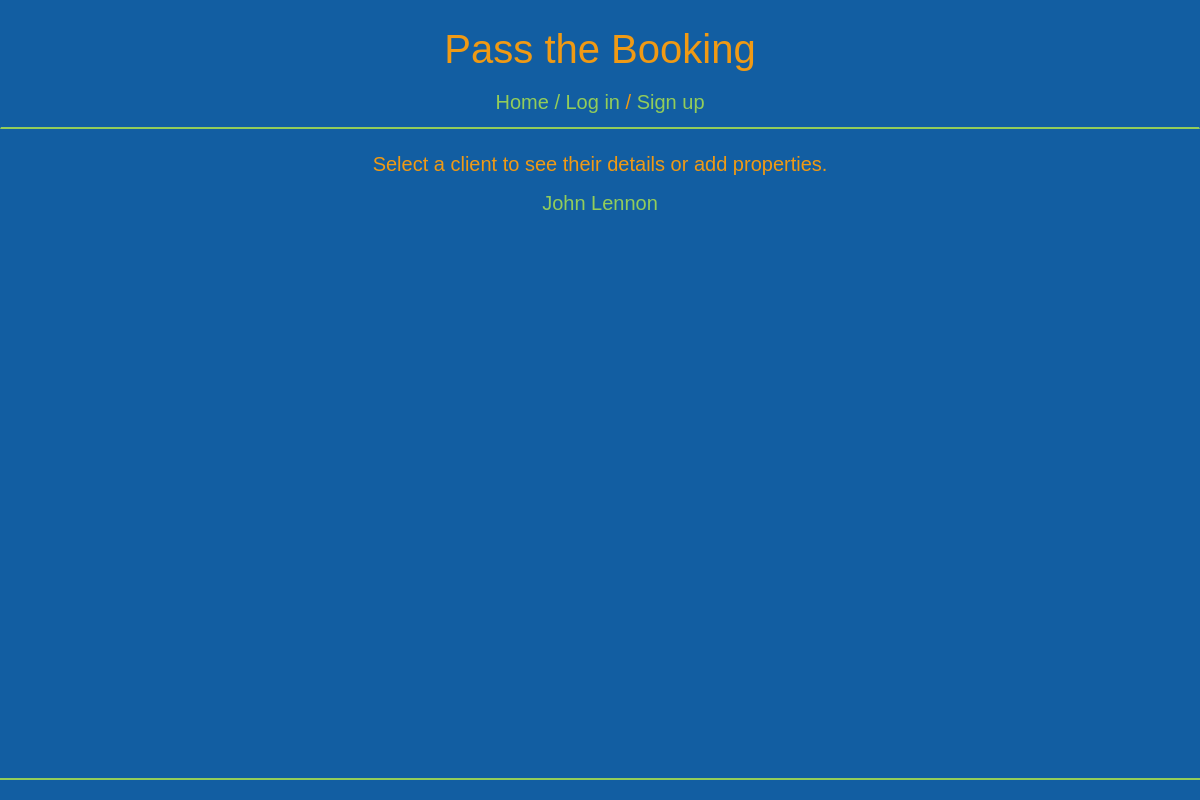
The page /clients/ on the database as committed earlier.
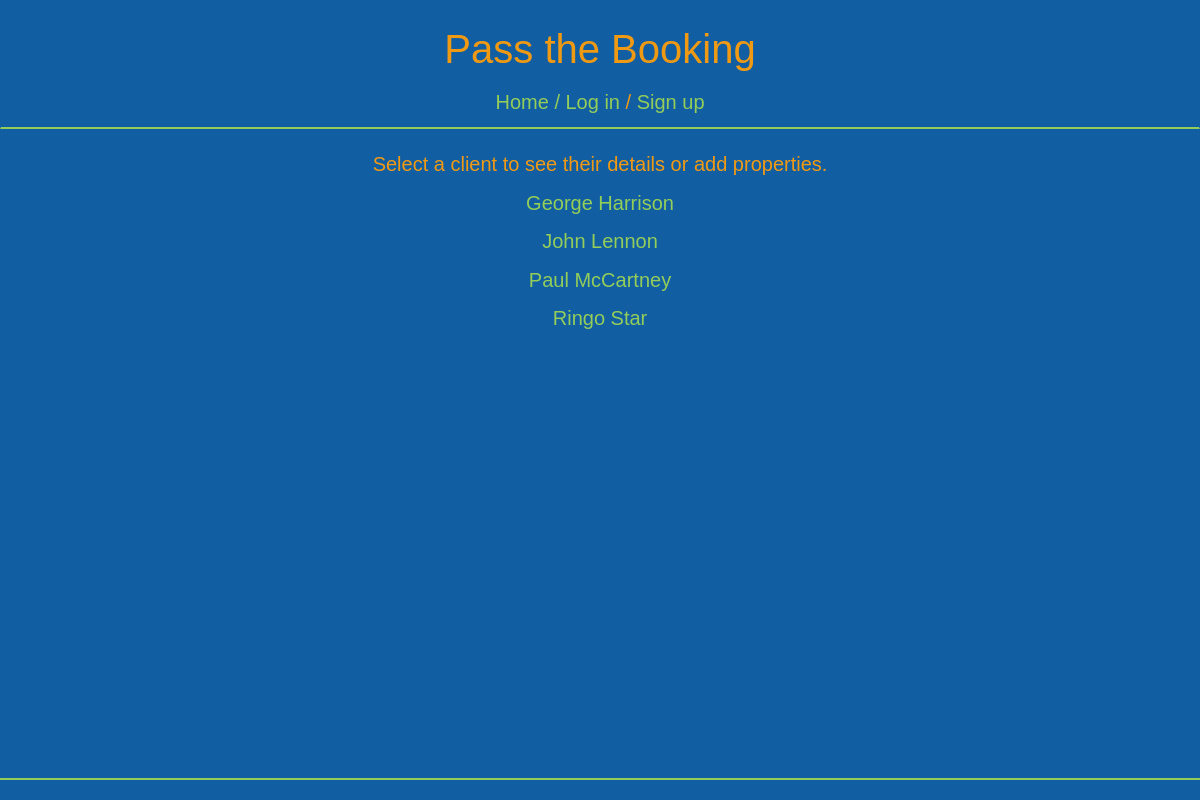
The same page on the database as committed later.
### pass_the_booking/models.py (models this page shows)
class Client(models.Model):
    name = models.CharField(max_length=200)
    email = models.EmailField(max_length=254)
    dob = models.DateField()
    telephone = models.CharField(max_length=200)

### pass_the_booking/views/clients.py (the view)
# urls.py: url(r'^clients/$', views.client_list, name='client_list'),
def client_list(request):
    clients = Client.objects.order_by('name')
    return render(request, 'pass_the_booking/clients/client_list.html', {'clients': clients})

### pass_the_booking/templates/pass_the_booking/clients/client_list.html (shortened to what this page needs)
{% extends 'pass_the_booking/base.html' %}
{% block content %}
<div class='main'>
  <p>Select a client to see their details or add properties.</p>
  {% for client in clients %}
    <div>
      <p><a href="{% url 'client_detail' pk=client.pk %}">{{ client.name }}</a></p>
    </div>
  {% endfor %}
</div>
<div class=bottom-navbar>
</div>
{% endblock %}

Rows that differ between the two databases and show on the page:
added Client: name "George Harrison"
added Client: name "Paul McCartney"
added Client: name "Ringo Star"
